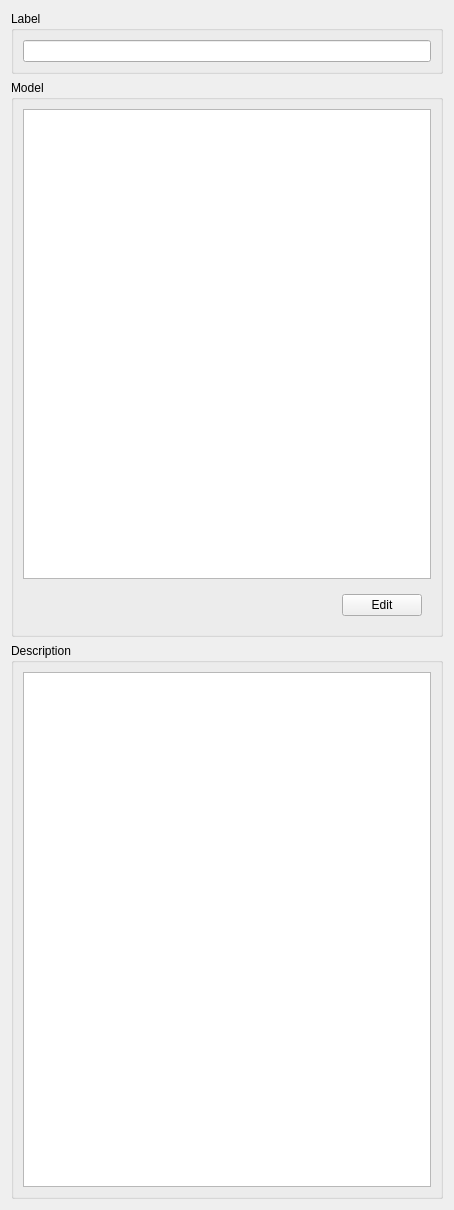
      <widget class="QWidget" name="page_5">
       <property name="geometry">
        <rect>
         <x>0</x>
         <y>0</y>
         <width>454</width>
         <height>1210</height>
        </rect>
       </property>
       <attribute name="label">
        <string>Job</string>
       </attribute>
       <layout class="QVBoxLayout" name="verticalLayout_17">
        <item>
         <widget class="QGroupBox" name="groupBox_6">
          <property name="title">
           <string>Label</string>
          </property>
          <layout class="QVBoxLayout" name="verticalLayout_16">
           <item>
            <widget class="QLineEdit" name="jobLabel"/>
           </item>
          </layout>
         </widget>
        </item>
        <item>
         <widget class="QGroupBox" name="groupBox_4">
          <property name="title">
           <string>Model</string>
          </property>
          <layout class="QVBoxLayout" name="verticalLayout_14">
           <item>
            <widget class="QListWidget" name="jobModel">
             <property name="selectionMode">
              <enum>QAbstractItemView::MultiSelection</enum>
             </property>
            </widget>
           </item>
           <item>
            <widget class="QWidget" name="widget_3" native="true">
             <layout class="QHBoxLayout" name="horizontalLayout_6">
              <item>
               <spacer name="horizontalSpacer_2">
                <property name="orientation">
                 <enum>Qt::Horizontal</enum>
                </property>
                <property name="sizeHint" stdset="0">
                 <size>
                  <width>334</width>
                  <height>20</height>
                 </size>
                </property>
               </spacer>
              </item>
              <item>
               <widget class="QPushButton" name="jobModelEdit">
                <property name="text">
                 <string>Edit</string>
                </property>
               </widget>
              </item>
             </layout>
            </widget>
           </item>
          </layout>
         </widget>
        </item>
        <item>
         <widget class="QGroupBox" name="groupBox_5">
          <property name="title">
           <string>Description</string>
          </property>
          <layout class="QVBoxLayout" name="verticalLayout_15">
           <item>
            <widget class="QPlainTextEdit" name="jobDescription"/>
           </item>
          </layout>
         </widget>
        </item>
       </layout>
      </widget>
